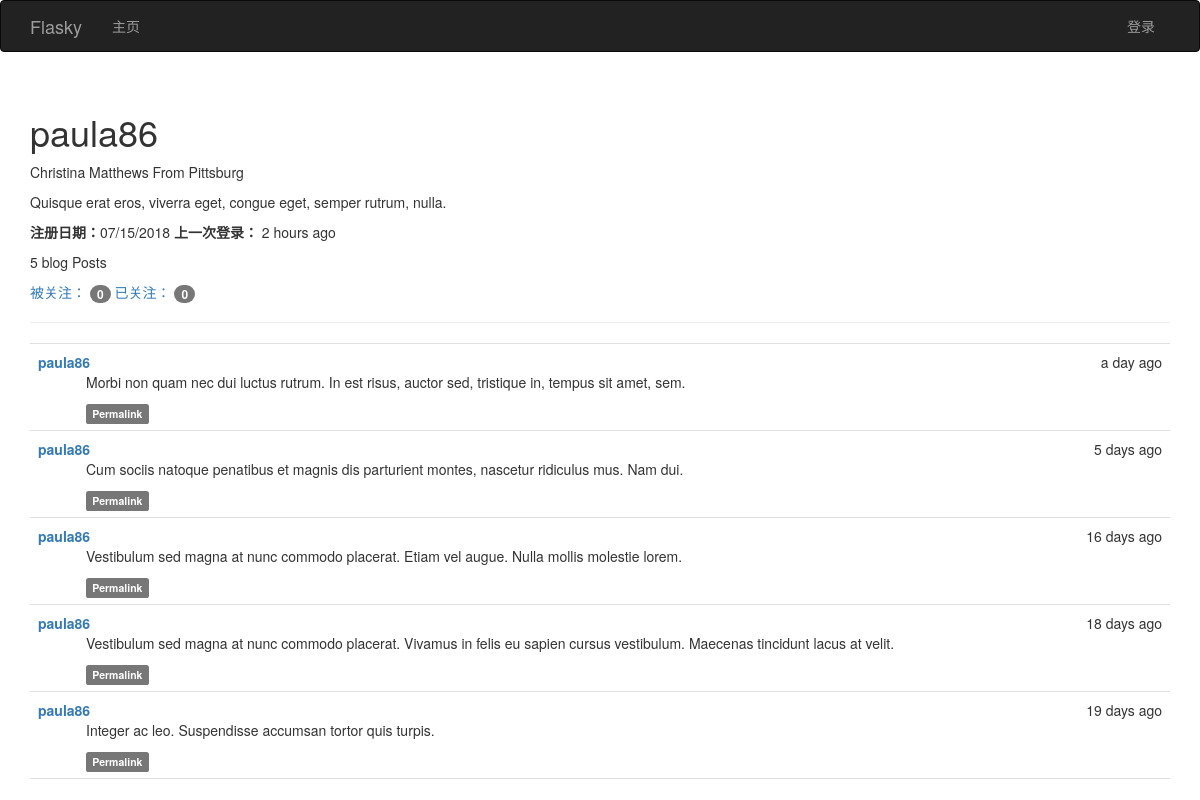
Page /user/paula86 on the committed database.
### app/models.py (models this page shows, shortened)
class User(UserMixin, db.Model):
    __tablename__ = 'users'
    id = db.Column(db.Integer, primary_key=True)
    username = db.Column(db.String(64), unique=True, index=True)
    email = db.Column(db.String(64), unique=True,index=True)
    role_id = db.Column(db.Integer, db.ForeignKey('roles.id'))
    password_hash = db.Column(db.String(128))
    confirmed = db.Column(db.Boolean, default= False)
    name = db.Column(db.String(64))
    location = db.Column(db.String(128))
    about_me = db.Column(db.Text())
    member_since = db.Column(db.DateTime(), default=datetime.utcnow)
    last_seen = db.Column(db.DateTime(), default=datetime.utcnow)
    posts = db.relationship('Post', backref='author', lazy='dynamic')
    followed = db.relationship('Follow', foreign_keys=[Follow.follower_id], backref=db.backref('follower', lazy='joined')
                               , lazy='dynamic', cascade='all,delete-orphan')
    followers = db.relationship('Follow', foreign_keys=[Follow.followed_id], backref=db.backref('followed',lazy='joined')
                                , lazy='dynamic',cascade='all,delete-orphan')
    @property
    def password(self):
        raise AttributeError('password is not a readable attribute')

class Post(db.Model):
    __tablename__ = 'posts'
    id = db.Column(db.Integer, primary_key=True)
    body = db.Column(db.Text)
    timestamp = db.Column(db.DateTime, index=True, default=datetime.utcnow)
    author_id = db.Column(db.Integer, db.ForeignKey('users.id'))
    body_html = db.Column(db.Text)

### app/main/views.py (the view)
@main.route('/user/<username>')
def user(username):
    user = User.query.filter_by(username= username).first()
    if user is None:
        abort(404)
    posts = user.posts.order_by(Post.timestamp.desc()).all()
    return render_template('user.html', user=user, posts=posts)

### app/auth/views.py (called while the page is built)
@auth.before_app_request
def before_request():
    if current_user.is_authenticated:
        current_user.ping()
        if not current_user.confirmed and request.endpoint[:5] != 'auth.':
            return redirect(url_for('auth.unconfirmed'))

### app/main/__init__.py (called while the page is built)
@main.app_context_processor
def inject_permissions():
    return dict(Permission=Permission)

### app/models.py (called while the page is built)
    def can(self, permission):
        return False

    def is_administrator(self):
        return False

### app/templates/user.html (shortened to what this page needs)
{%  extends "base.html" %}
{%  import "bootstrap/wtf.html" as wtf %}
{% block page_content %}
    <div class="page-header">
        <h1>  {{ user.username }} </h1>
        <p>
        {% if user.name %} {{ user.name }}  {% endif %}
         {% if user.location %}
           From  {{ user.location }}
        {% endif %}
        </p>
      {% if user.about_me %}  <p>{{ user.about_me }} </p> {% endif %}
     <p>
         <b>注册日期：</b>{{ moment(user.member_since).format('L') }}
         <b>上一次登录：</b> {{ moment(user.last_seen).fromNow(refresh=True) }}
     </p>
     <p> {{ user.posts.count() }} blog Posts</p>
    <p>
        <a href="{{ url_for('.followers', username=user.username) }}">被关注：
            <span class="badge">{{  user.followers.count() }}</span> </a>
         <a href="{{ url_for('.followed_by', username=user.username) }}">已关注：
            <span class="badge">{{  user.followed.count() }}</span> </a>
    </p>
    </div>
      {%  include '_posts.html' %}
{% endblock %}

### app/templates/_posts.html (shortened to what this page needs)
  <ul class="posts">
        {% for post in posts %}
            <li class="post">
                <div class="post-date">
                    {{ moment(post.timestamp).fromNow() }}
                </div>
                <div class="post-author">
                    <a href="{{ url_for('.user', username=post.author.username) }}">{{ post.author.username }}</a>
                </div>
                <div class="post-content">
                    {% if post.body_html %}
                        {{  post.body_html | safe }}
                    {% else %}
                        {{ post.body }}
                    {% endif %}
                    <div class="post-footer">
                        <a href="{{ url_for('.post', id=post.id) }}">
                            <span class="label label-default">Permalink</span>
                        </a>
                    </div>
                </div>
            </li>
        {% endfor %}
    </ul>

### app/static/style.css (style rules this page uses)
ul.posts { list-style-type: none; padding: 0px; margin: 16px 0px 0px 0px; border-top: 1px solid #e0e0e0; }
ul.posts li.post { padding: 8px; border-bottom: 1px solid #e0e0e0; }
div.post-date { float: right; }
div.post-author { font-weight: bold; }
div.post-content { margin-left: 48px; min-height: 48px; }

### rows in the picture
User: username "paula86", name "Christina Matthews", location "Pittsburg", about_me "Quisque erat eros, viverra eget, congue eget, semper rutrum, nulla.", member_since "07/15/2018", last_seen "2 hours ago"
Post: timestamp "a day ago", author.username "paula86", body_html "Morbi non quam nec dui luctus rutrum. In est risus, auctor sed, tristique in, tempus sit amet, sem."
Post: timestamp "5 days ago", author.username "paula86", body_html "Cum sociis natoque penatibus et magnis dis parturient montes, nascetur ridiculus mus. Nam dui."
Post: timestamp "16 days ago", author.username "paula86", body_html "Vestibulum sed magna at nunc commodo placerat. Etiam vel augue. Nulla mollis molestie lorem."
Post: timestamp "18 days ago", author.username "paula86", body_html "Vestibulum sed magna at nunc commodo placerat. Vivamus in felis eu sapien cursus vestibulum. Maecenas tincidunt lacus at velit."
Post: timestamp "19 days ago", author.username "paula86", body_html "Integer ac leo. Suspendisse accumsan tortor quis turpis."

### other values in the picture
{{ user.posts.count() }} "5"
{{ user.followers.count() }} "0"
{{ user.followed.count() }} "0"
